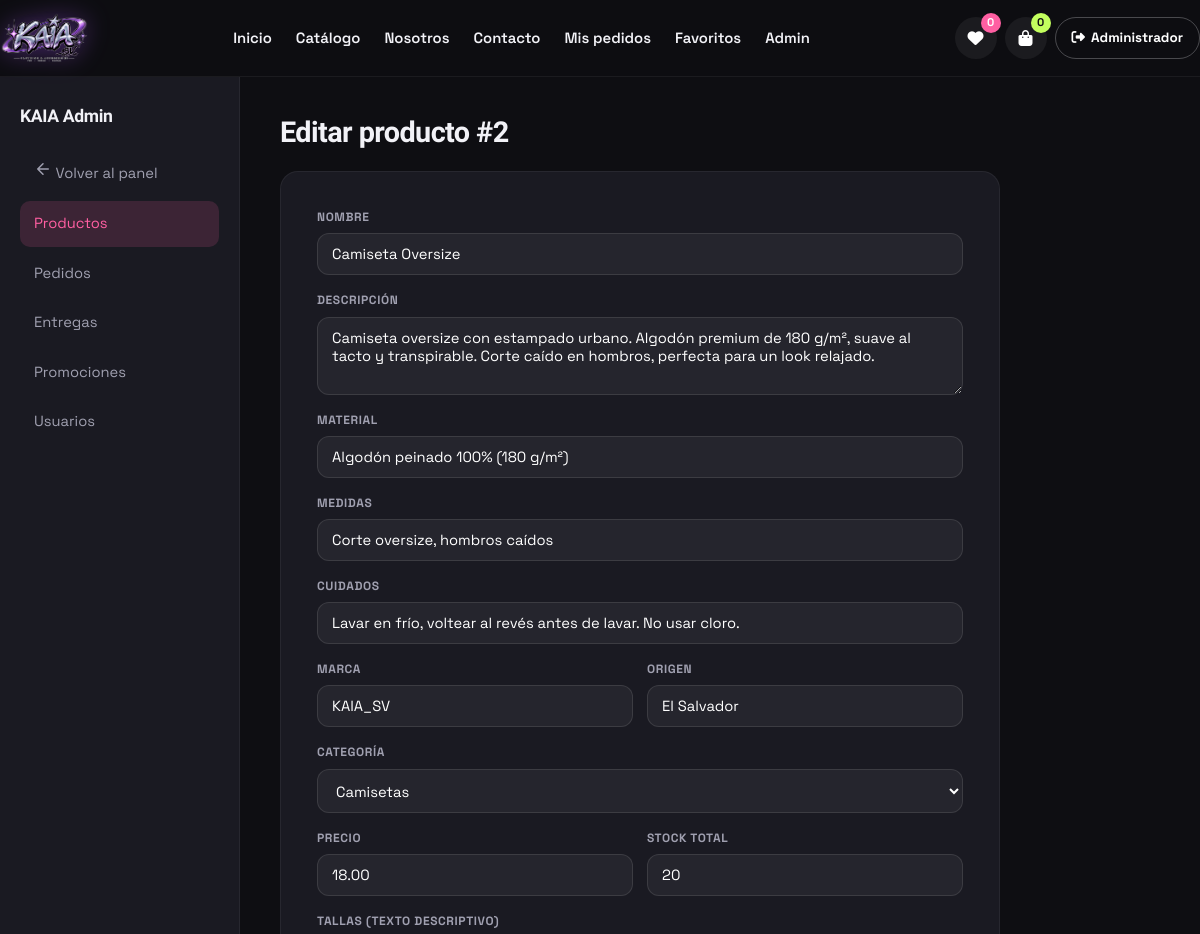
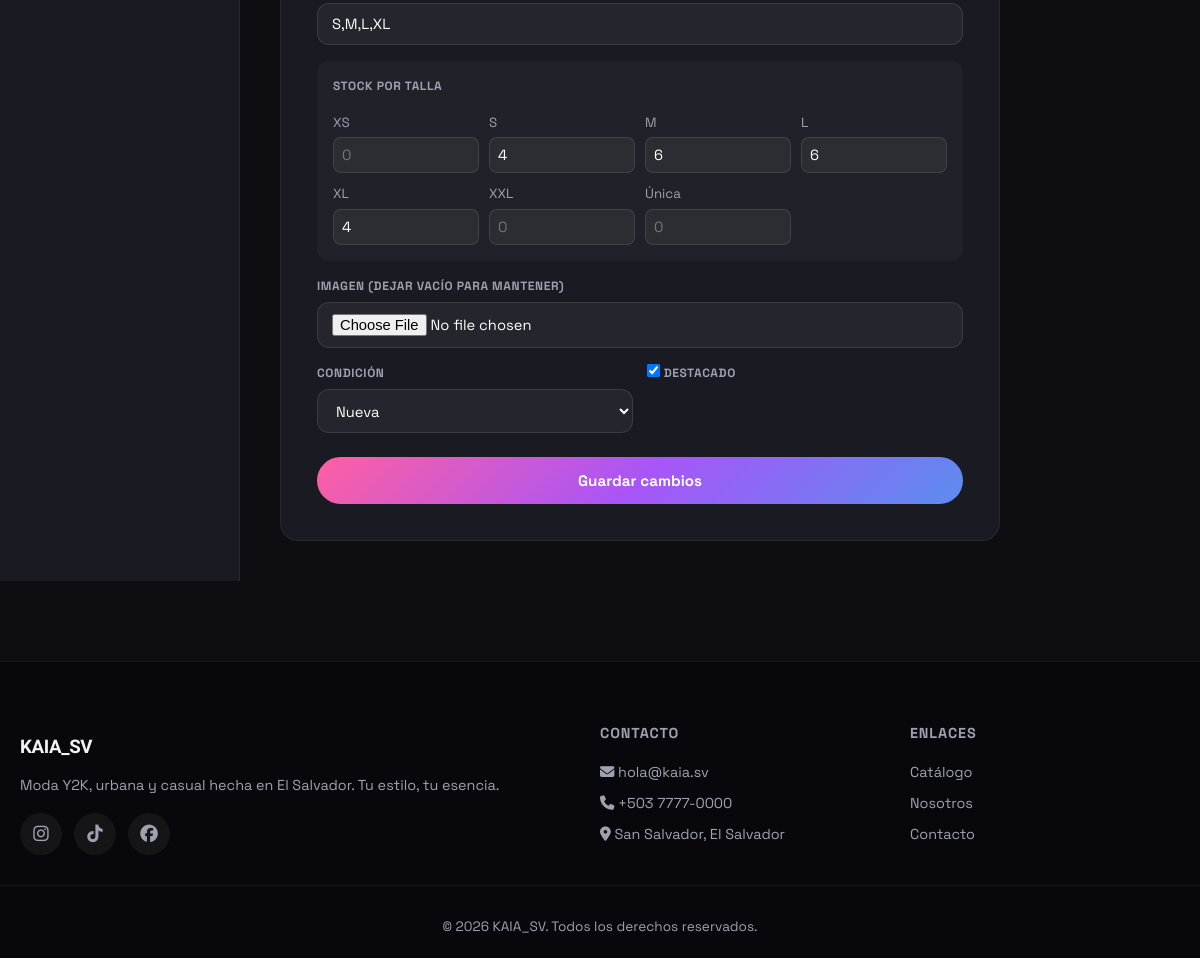
The app's page /admin/editar_producto.php?id=2 (signed in) with its own data (2 pictures, top to bottom).
### tables this page shows
CREATE TABLE productos (
    id INT AUTO_INCREMENT PRIMARY KEY,
    nombre VARCHAR(150) NOT NULL,
    descripcion TEXT,
    material VARCHAR(150) NULL,
    cuidados VARCHAR(255) NULL,
    medidas VARCHAR(255) NULL,
    marca VARCHAR(80) DEFAULT 'KAIA_SV',
    origen VARCHAR(80) DEFAULT 'El Salvador',
    categoria_id INT,
    precio DECIMAL(10,2) NOT NULL,
    talla VARCHAR(100),
    stock INT DEFAULT 0,
    imagen VARCHAR(255),
    destacado TINYINT(1) DEFAULT 0,
    condicion ENUM('nueva','usada') DEFAULT 'nueva',
    fecha_creacion DATETIME DEFAULT CURRENT_TIMESTAMP,
    INDEX idx_condicion (condicion),
    FOREIGN KEY (categoria_id) REFERENCES categorias(id) ON DELETE SET NULL
);

CREATE TABLE categorias (
    id INT AUTO_INCREMENT PRIMARY KEY,
    nombre VARCHAR(80) NOT NULL UNIQUE,
    descripcion VARCHAR(255)
);

### config/conexion.php (called while the page is built, shortened)
<?php
function e($str) { return htmlspecialchars($str ?? '', ENT_QUOTES, 'UTF-8'); }

### admin/editar_producto.php (the view, shortened to what this page needs)
<?php
require_once __DIR__ . '/../includes/auth.php';
$id = (int)($_GET['id'] ?? 0);
$stmt = $pdo->prepare("SELECT * FROM productos WHERE id = :id");
$stmt->execute([':id'=>$id]);
$p = $stmt->fetch();
$cats = $pdo->query("SELECT * FROM categorias ORDER BY nombre")->fetchAll();
$stmtT = $pdo->prepare("SELECT talla, stock FROM producto_tallas WHERE producto_id = :id");
$stmtT->execute([':id' => $id]);
$tallasActuales = [];
foreach ($stmtT->fetchAll() as $t) $tallasActuales[$t['talla']] = $t['stock'];
include __DIR__ . '/../includes/header.php';
?>
<div class="admin-layout">
  <aside class="admin-sidebar">
    <h2>KAIA Admin</h2>
    <a href="/kaia_sv/admin/index.php" class="back-link"><svg aria-hidden="true"><use href="/kaia_sv/assets/img/icons.svg#arrow-left"></use></svg> Volver al panel</a>
    <a href="/kaia_sv/admin/productos.php" class="active">Productos</a>
    <a href="/kaia_sv/admin/pedidos.php">Pedidos</a>
    <a href="/kaia_sv/admin/entregas.php">Entregas</a>
    <a href="/kaia_sv/admin/promociones.php">Promociones</a>
    <a href="/kaia_sv/admin/usuarios.php">Usuarios</a>
  </aside>
  <div class="admin-content">
    <h1>Editar producto #<?= $p['id'] ?></h1>
    <div class="form-card" style="margin:0;max-width:720px;">
      <form method="POST" enctype="multipart/form-data" class="form-grid">
        <div class="field"><label>Nombre</label><input name="nombre" value="<?= e($p['nombre']) ?>" required></div>
        <div class="field"><label>Descripción</label><textarea name="descripcion" rows="3"><?= e($p['descripcion']) ?></textarea></div>
        <div class="field"><label>Material</label><input name="material" value="<?= e($p['material']) ?>"></div>
        <div class="field"><label>Medidas</label><input name="medidas" value="<?= e($p['medidas']) ?>"></div>
        <div class="field"><label>Cuidados</label><input name="cuidados" value="<?= e($p['cuidados']) ?>"></div>
        <div style="display:grid;grid-template-columns:1fr 1fr;gap:14px;">
          <div class="field"><label>Marca</label><input name="marca" value="<?= e($p['marca']) ?>"></div>
          <div class="field"><label>Origen</label><input name="origen" value="<?= e($p['origen']) ?>"></div>
        </div>
        <div class="field"><label>Categoría</label>
          <select name="categoria_id">
            <?php foreach ($cats as $c): ?>
              <option value="<?= $c['id'] ?>" <?= $c['id']==$p['categoria_id']?'selected':'' ?>><?= e($c['nombre']) ?></option>
            <?php endforeach; ?>
          </select>
        </div>
        <div style="display:grid;grid-template-columns:1fr 1fr;gap:14px;">
          <div class="field"><label>Precio</label><input type="number" step="0.01" name="precio" value="<?= $p['precio'] ?>" required></div>
          <div class="field"><label>Stock total</label><input type="number" name="stock" value="<?= $p['stock'] ?>"></div>
        </div>
        <div class="field"><label>Tallas (texto descriptivo)</label><input name="talla" value="<?= e($p['talla']) ?>"></div>
        <div class="field" style="background:rgba(255,255,255,.03);padding:16px;border-radius:12px;">
          <label style="margin-bottom:10px;">Stock por talla</label>
          <div style="display:grid;grid-template-columns:repeat(auto-fill,minmax(120px,1fr));gap:10px;">
            <?php foreach (['XS','S','M','L','XL','XXL','Única'] as $t): ?>
              <div style="display:flex;flex-direction:column;gap:4px;">
                <small style="color:var(--texto-suave);"><?= $t ?></small>
                <input type="number" name="tallas[<?= $t ?>]" min="0"
                       value="<?= $tallasActuales[$t] ?? '' ?>"
                       placeholder="0"
                       style="background:rgba(255,255,255,.05);border:1px solid rgba(255,255,255,.1);color:#fff;padding:8px;border-radius:8px;">
              </div>
            <?php endforeach; ?>
          </div>
        </div>
        <div class="field"><label>Imagen (dejar vacío para mantener)</label><input type="file" name="imagen" accept="image/*"></div>
        <div style="display:grid;grid-template-columns:1fr 1fr;gap:14px;">
          <div class="field"><label>Condición</label>
            <select name="condicion">
              <option value="nueva" <?= $p['condicion']==='nueva'?'selected':'' ?>>Nueva</option>
            </select>
          </div>
          <div class="field"><label><input type="checkbox" name="destacado" <?= $p['destacado']?'checked':'' ?>> Destacado</label></div>
        </div>
        <button class="btn btn-primary" type="submit">Guardar cambios</button>
      </form>
    </div>
  </div>
</div>
<?php include __DIR__ . '/../includes/footer.php'; ?>

### assets/css/style.css (style rules this page uses)
:root { --rosa: #ff5fa2; --morado: #a855f7; --azul: #5b8def; --lima: #c3ff5e; --negro: #0e0e12; --gris: #1a1a22; --blanco: #fff; --texto: #f2f2f7; --texto-suave: #a0a0b0; --grad: linear-gradient(135deg, #ff5fa2 0%, #a855f7 50%, #5b8def 100%); --radius: 18px; --shadow: 0 10px 30px rgba(168,85,247,.25); }
* { margin: 0; padding: 0; box-sizing: border-box; }
html { scroll-behavior: smooth; }
body { font-family: 'Space Grotesk', system-ui, sans-serif; background: var(--negro); color: var(--texto); line-height: 1.6; overflow-x: hidden; }
a { color: inherit; text-decoration: none; }
button { font-family: inherit; cursor: pointer; border: none; }
input, select, textarea { font-family: inherit; }
h1, h2, h3 { font-family: 'Archivo Black', sans-serif; letter-spacing: -0.02em; line-height: 1.05; }
.btn { display: inline-flex; align-items: center; gap: 10px; padding: 14px 26px; border-radius: 999px; font-weight: 700; font-size: .95rem; transition: .25s; cursor: pointer; }
.btn-primary { background: var(--grad); color: #fff; }
.field { display: flex; flex-direction: column; gap: 6px; }
.field label { font-size: .75rem; color: var(--texto-suave); font-weight: 700; text-transform: uppercase; letter-spacing: .05em; }
.field input, .field select, .field textarea { background: rgba(255,255,255,.05); border: 1px solid rgba(255,255,255,.1); color: #fff; padding: 11px 14px; border-radius: 12px; font-size: .92rem; transition: .2s; }
.field select option { background: var(--gris); color: #fff; }
.form-card { background: var(--gris); border-radius: var(--radius); padding: 36px; max-width: 520px; margin: 40px auto; border: 1px solid rgba(255,255,255,.06); }
.form-grid { display: grid; gap: 16px; }
.form-card button[type=submit] { width: 100%; justify-content: center; margin-top: 8px; }
.admin-layout { display: grid; grid-template-columns: 240px 1fr; min-height: 100vh; }
.admin-sidebar { background: var(--gris); padding: 30px 20px; border-right: 1px solid rgba(255,255,255,.06); }
.admin-sidebar h2 { font-size: 1.1rem; margin-bottom: 24px; }
.admin-sidebar a { display: block; padding: 11px 14px; border-radius: 10px; color: var(--texto-suave); margin-bottom: 4px; font-size: .92rem; transition: .2s; }
.admin-sidebar a:hover, .admin-sidebar a.active { background: rgba(255,95,162,.15); color: var(--rosa); }
.admin-content { padding: 40px; }
.admin-content h1 { font-size: 1.8rem; margin-bottom: 24px; }
.back-link { display: inline-flex; align-items: center; gap: 8px; margin-bottom: 16px; color: var(--texto-suave); font-size: .9rem; transition: color .2s, transform .2s; }
.back-link svg { width: 18px; height: 18px; }

### records on screen
productos: id "2", nombre "Camiseta Oversize", descripcion "Camiseta oversize con estampado urbano. Algodón premium de 180 g/m², suave al tacto y transpirable. Corte caído en hombros, perfecta para un look relajado.", material "Algodón peinado 100% (180 g/m²)", medidas "Corte oversize, hombros caídos", cuidados "Lavar en frío, voltear al revés antes de lavar. No usar cloro.", marca "KAIA_SV", origen "El Salvador", categoria_id "Camisetas", precio "18.00", stock "20", talla "S,M,L,XL", condicion "Nueva", destacado "☑"

### other values on screen
$wish_count "0"
$carrito_count "0"
explode(' ', $_SESSION['nombre'])[0] "Administrador"
$t "XS"
$t "S"
$t "M"
$t "L"
$t "XL"
$t "XXL"
$t "Única"
